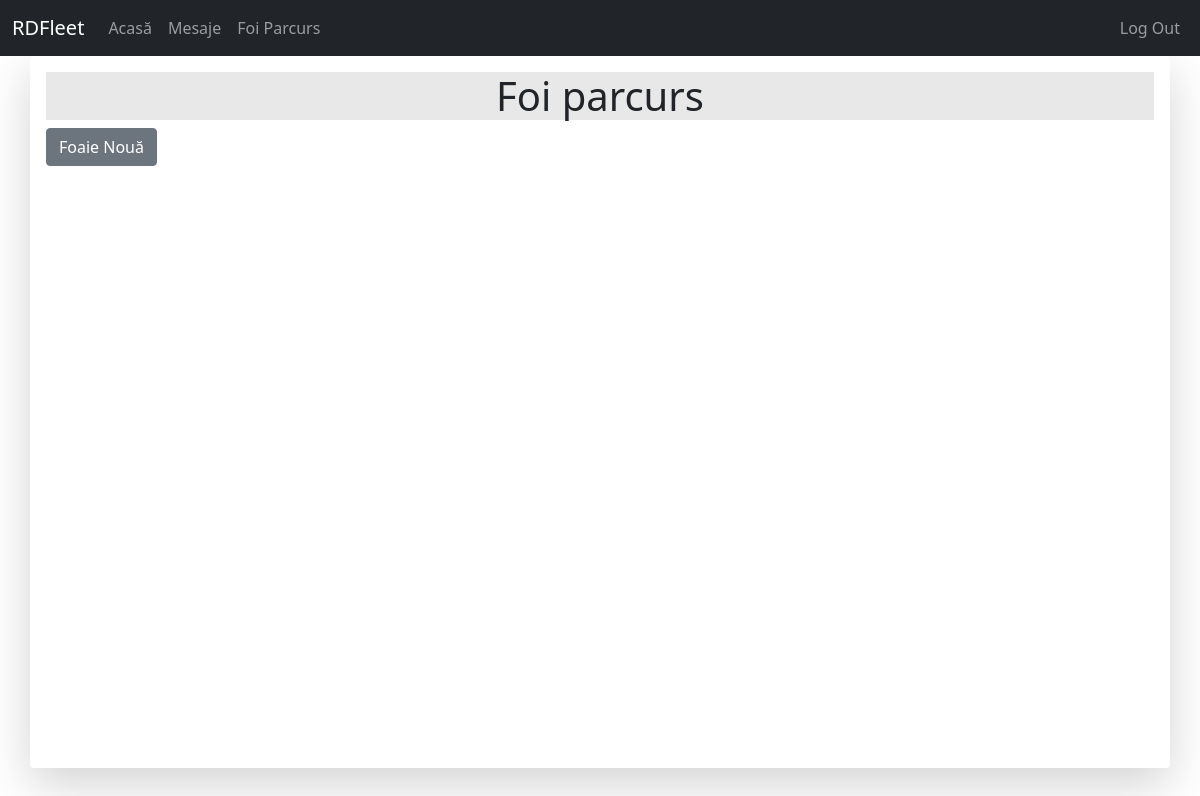
The page /parcurs/ (signed in) on the database as committed earlier.
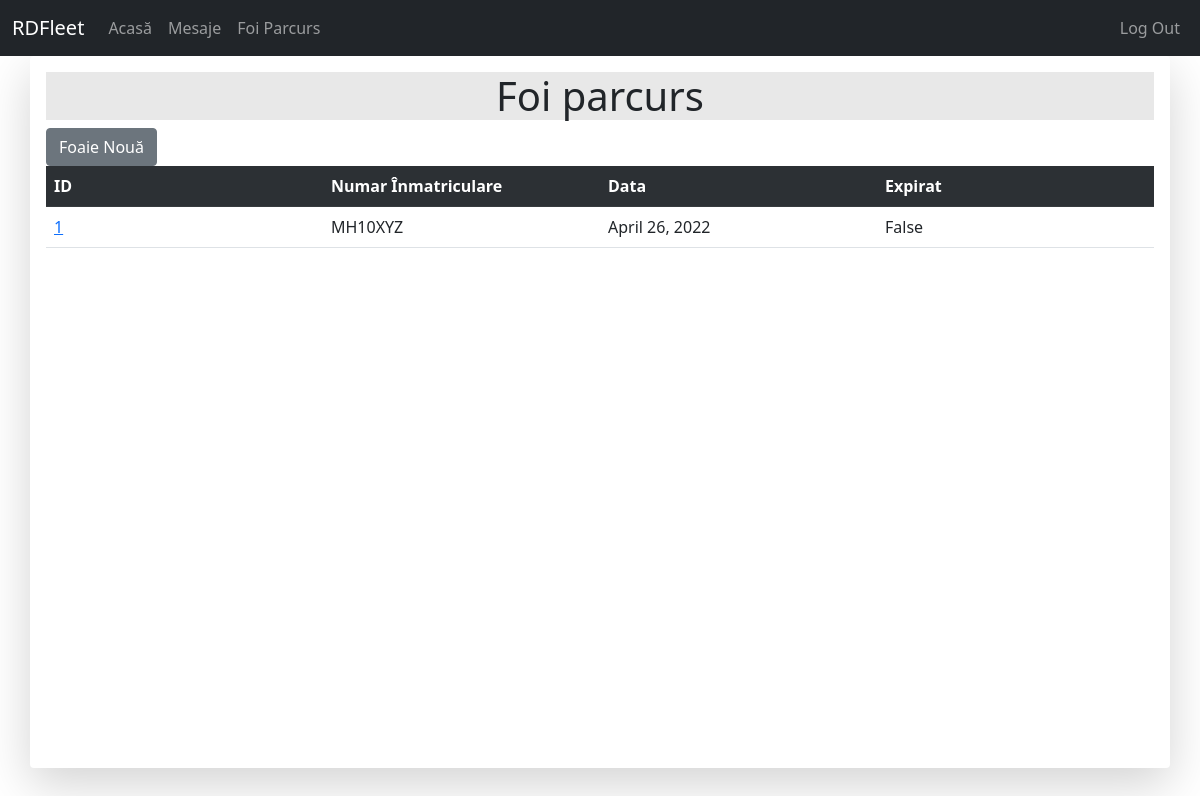
The same page on the database as committed later.
### pages/models.py (models this page shows)
class FoaieParcurs(models.Model):
	vehicle = models.ForeignKey(Vehicle, on_delete=models.SET_NULL, null=True, verbose_name="Nr. Înmatriculare", blank = True)
	creation_date = models.DateField(verbose_name="Data")
	expired = models.BooleanField(default=False)

### vehicles/models.py (models this page shows, shortened)
class Vehicle(models.Model):
	vehicle_plate = models.CharField(max_length = 10, unique = True, verbose_name = "Număr înmatriculare")
	vehicle_odometer = models.PositiveIntegerField(verbose_name = "Kilometraj")
	vehicle_itp = models.DateField(verbose_name = "ITP expiră la")
	vehicle_rca = models.DateField(verbose_name = "RCA expiră la")
	vehicle_last_service = models.PositiveIntegerField(verbose_name = "Ultimul service efectuat KM")
	vehicle_driver = models.ForeignKey(settings.AUTH_USER_MODEL, on_delete=models.SET_NULL, null = True, verbose_name = "Șoferul", blank = True)
	vehicle_category = models.ForeignKey(Category, on_delete=models.SET_NULL, null = True, verbose_name = "Categoria", blank = True)

### pages/views.py (the view, shortened to what this page needs)
# urls.py: path('parcurs/', views.FoaieView.as_view(), name='foaie-parcurs'), #lista foi parcurs pt un anumit vehicul
class FoaieView(View): #lista foi vehicul
	template_name = 'pages/lista_foi_parcurs.html'
	def get(self, request):
		if not request.user.is_authenticated:
			return redirect('home')
		if request.user.is_superuser:
			return redirect('home')
		context = {}
		veh = Vehicle.objects.filter(vehicle_driver=request.user)
		if veh:
			lista_foi = FoaieParcurs.objects.filter(vehicle=veh[0])
			exists = True
		else:
			lista_foi = None
			exists = None
		context['foi'] = lista_foi
		context['exists'] = exists
		return render(request, self.template_name, context)

### pages/templates/pages/lista_foi_parcurs.html (shortened to what this page needs)
{% extends 'base.html' %}
{% block content %}
	<h1 style="background-color: rgb(232, 232, 232); text-align: center;">Foi parcurs</h1>
	{% if exists %}
	<form method = "POST"> {% csrf_token %}
		<input class='btn btn-secondary' type="submit" value="Foaie Nouă">
	</form>
	{% endif %}
	{% if foi %}
	<table class="table table-striped table-hover">
		<tr scope="row" class="table-dark">
			<th style="width: 250px;">ID</th>
			<th style="width: 250px;">Numar Înmatriculare</th>
			<th style="width: 250px;">Data</th>
			<th style="width: 250px;">Expirat</th>
		</tr>
		<tr scope="row">{% for foaie in foi %}
			<td><a href="{% url 'foaie-detaliu' foaie.id %}">{{ foaie.id }}</a></td>
			<td>{{ foaie.vehicle.vehicle_plate }}</td>
			<td>{{ foaie.creation_date }}</td>
			<td>{{ foaie.expired }}</td>
		</tr>
		{% endfor %}
	</table>
	{% endif %}
{% endblock %}

### templates/base.html (shortened to what this page needs)
<!DOCTYPE html>
<html>
<head>
{% load static %}
<link href="https://cdn.jsdelivr.net/npm/bootstrap@5.0.2/dist/css/bootstrap.min.css" rel="stylesheet">
<link rel="stylesheet" href="{% static 'style.css' %}">
</head>
<body>
{% if request.user.is_authenticated %}
  {% if request.user.is_superuser %}
    {% include 'navbar_admin.html' %}
  {% else %}
    {% include 'navbar.html' %}
  {% endif %}
  <div class="container position-relative shadow-lg p-3 mb-5 bg-body rounded" style="height: 89vh; overflow: auto;">
    {% block content %}
    {% endblock %}
  </div>
{% endif %}
</body>
</html>

### templates/navbar.html (shortened to what this page needs)
<nav class="navbar sticky-top navbar-expand-lg navbar-dark bg-dark ms-auto" style="display: flex; justify-content: flex-end;">
  <div class="container-fluid">
    <a class="navbar-brand" href="/">RDFleet</a>
    <div class="collapse navbar-collapse" id="navbarNavAltMarkup">
      <div class="navbar-nav">
        <a class="nav-link" href="{% url 'home' %}">Acasă</a>
        <a class="nav-link" href="{% url 'inbox' %}">Mesaje</a>
        <a class="nav-link" href="{% url 'foaie-parcurs' %}">Foi Parcurs</a>
      </div>
      <div class="navbar-nav ms-auto">
        <a class="nav-link float-right" href="{% url 'logout' %}">Log Out</a>
      </div>
    </div>
  </div>
</nav>

### static/style.css (style rules this page uses)
body { margin:0; height: 100%; }

Rows that differ between the two databases and show on the page:
added FoaieParcurs: id "1", vehicle.vehicle_plate "MH10XYZ", creation_date "April 26, 2022", expired "False"
Other text that changed with them:
text now shown: "ID Numar Înmatriculare Data Expirat"
